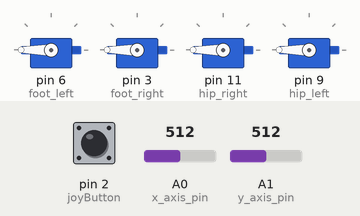
This sketch was run on a simulated Arduino Uno, built with avr-gcc and run on an emulated ATmega328P. On the bench: 4 × servo. The test bench sets the inputs (shaded band); at power-on: pin 2 (joyButton) HIGH, A0 (x_axis_pin) = 512, A1 (y_axis_pin) = 512. What the sketch prints to the serial monitor is not drawn.

Above: at 1.2 s.
1.3 s: pin 2 (joyButton) pulled LOW for 1 s
At 2.7 s:
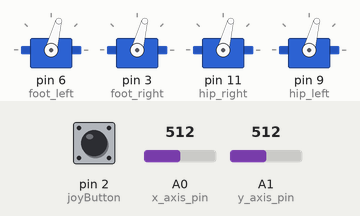
3.8 s: pin 2 (joyButton) pulled LOW for 3.2 s
At 4.9 s:
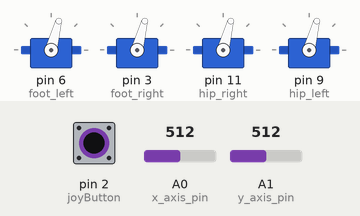
Timing chart, 0 to 8.4 s (numbered marks = the images above; inputs shaded):
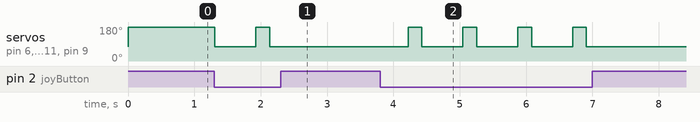

Measured:
- after the input at 1.3 s, servo on pin 6 (foot_left), servo on pin 3 (foot_right), servo on pin 11 (hip_right), servo on pin 9 (hip_left): 180° → 75° at once, → 180° 0.62 s later, → 75° 0.21 s later
- after the input at 3.8 s, servo on pin 6 (foot_left), servo on pin 3 (foot_right), servo on pin 11 (hip_right), servo on pin 9 (hip_left): alternates 180° for 0.21 s and 75° for 0.62 s, 8 changes in all, then stays 75°, starting after 0.42 s

The sketch:

bipedal.ino
```cpp
#include <Servo.h>

Servo foot_left;
Servo foot_right;
Servo hip_right;
Servo hip_left;

const int y_axis_pin = A1;
const int x_axis_pin = A0;
const int joyButton = 2;
int joyValue = 0;
int sel_state = 0;
int pos_left = 75;
int pos_right = 75;
int y_axis;
int x_axis;
unsigned long lastButtonPressTime = 0;
unsigned long debounceDelay = 200;
unsigned long lastSerialTime = 0;
unsigned long serialInterval = 500;

void setup() {

  Serial.begin(9600);

  foot_left.attach(6);
  foot_right.attach(3);
  hip_right.attach(11);
  hip_left.attach(9);
  // pinMode(sel_pin, INPUT_PULLUP);
  pinMode(joyButton, INPUT_PULLUP);

}

void loop() {

    int buttonState = digitalRead(joyButton);

    foot_left.write(pos_left);
    foot_right.write(pos_right);
    hip_right.write(pos_right);
    hip_left.write(pos_left);

    y_axis = analogRead(y_axis_pin);
    x_axis = analogRead(x_axis_pin);

    if (buttonState == LOW && (millis() - lastButtonPressTime > debounceDelay)) {
    if (sel_state != 3){
    sel_state = sel_state + 1;
    Serial.println("10");
  }
    else{
    sel_state = 0;
    Serial.println("11");
  }

    lastButtonPressTime = millis();
  }
  if (sel_state == 3){
    //dance
    Serial.println("9");
  }

    if (millis() - lastSerialTime > serialInterval) {

    // Serial.print("Select:");
    // Serial.print(sel_state);
    // Serial.print(" x:" );
    // Serial.print(x_axis);
    // Serial.print(" y:" );
    // Serial.println(y_axis);
    // delay(100);

    // Reset the serial timer
    lastSerialTime = millis();
  }

  //setting to min
  if (x_axis < 100 && sel_state == 1){
    pos_left = 0;
    //rfmin
    Serial.println("1");
  }
  else{
    pos_right = 75;
  }
  if (x_axis < 100 && sel_state == 0){
    pos_right = 0;
    //ltmin
    Serial.println("2");
  }
  else{
    pos_left = 75;
  }
  if (y_axis < 100 && sel_state == 1){
    pos_left = 0;
    //rtmin
    Serial.println("3");
  }
  else{
    pos_left = 75;
  }
  if (y_axis < 100 && sel_state == 0){
    pos_right = 0;
    //lfmin
    Serial.println("4");
  }
  else{
    pos_left = 75;
  }
  //setting to max
  if (x_axis > 500 && sel_state == 1){
    pos_right = 180;
    //rtmax
    Serial.println("5");
  }
  else{
    pos_right = 75;
  }
  if (x_axis > 500 && sel_state == 0){
    pos_right = 180;
    //ltmax
    Serial.println("6");
  }
  else{
    pos_right = 75;
  }
  if (y_axis > 500 && sel_state == 1){
    pos_left = 180;
    //rfmax
    Serial.println("7");
  }
  else{
    pos_left = 75;
  }
  if (y_axis > 500 && sel_state == 0){
    pos_left = 180;
    //lfmax
    Serial.println("8");
  }
  else{
    pos_left = 75;
  }

  }
```
